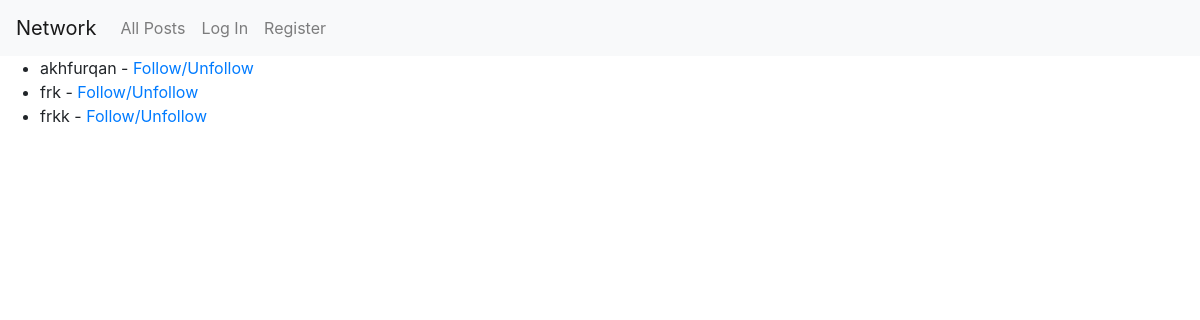
The app's page /userlist with its own data.
### network/models.py (models this page shows)
class User(AbstractUser):
 username = models.CharField(max_length = 50, blank = True, null = True, unique = True)
 email = models.EmailField(_('email address'), unique = True ,null=True)
 phone_no = models.CharField(max_length = 10,null=True)

### network/views.py (the view)
# urls.py: path('userlist', views.user_list, name='user-list'),
def user_list(request):
    users_list = User.objects.all()
    return render(request, 'network/users_list.html', {'users_list': users_list})

### network/templates/network/users_list.html
{% extends 'network/layout.html'%}
{% block body %}
<ul>
    {% for user in users_list %}
        <li>{{ user.username }} - <a href="{% url 'follow_user' user_id=user.id %}">Follow/Unfollow</a></li>
    {% endfor %}
</ul>
{% endblock %}

### records on screen
User: username "akhfurqan"
User: username "frk"
User: username "frkk"
